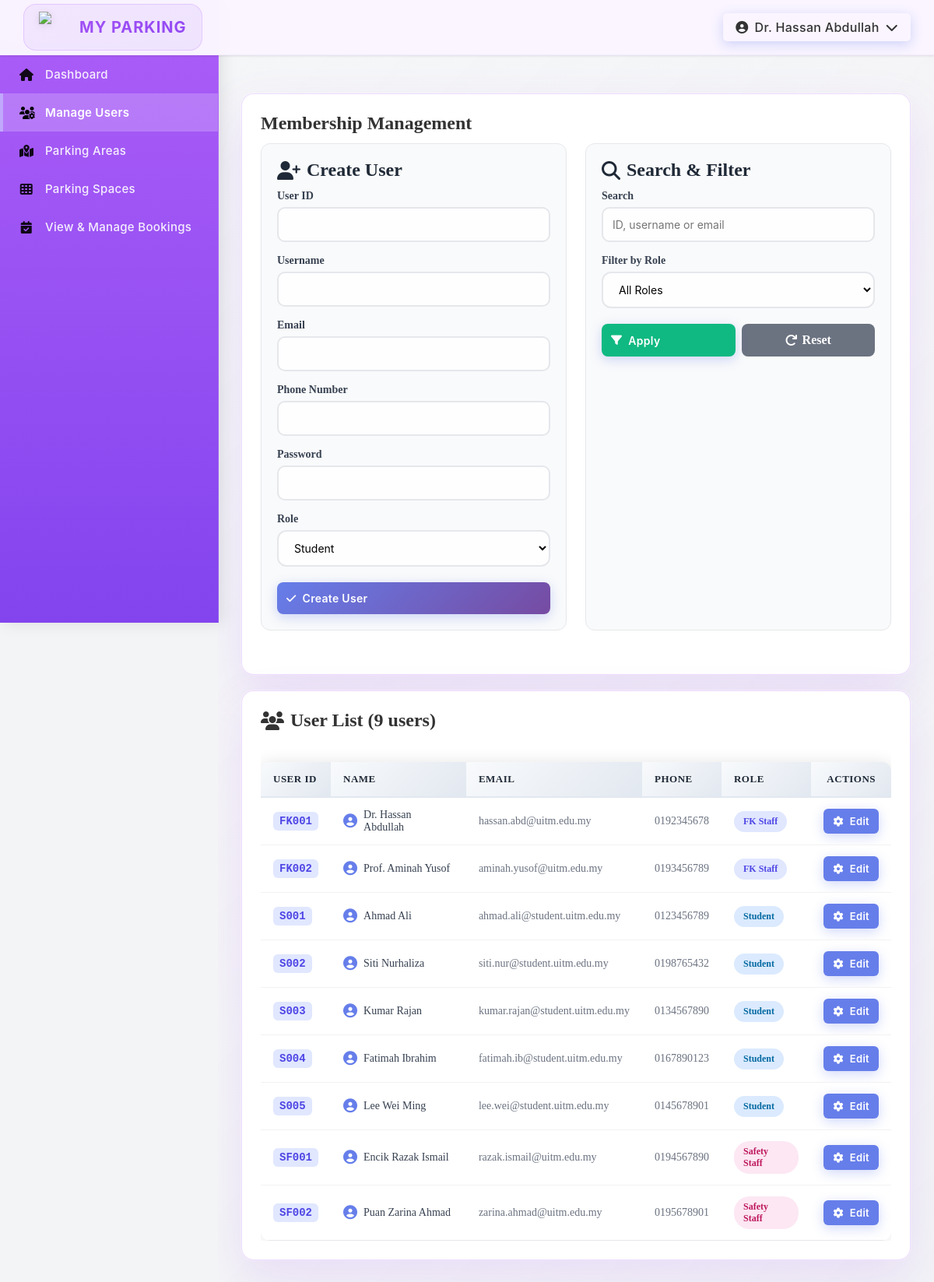
/module01/admin/users.php (signed in), run on the app's committed database.
### tables this page shows
CREATE TABLE User (
    user_ID VARCHAR(10) PRIMARY KEY,
    username VARCHAR(20) NOT NULL,
    email VARCHAR(50) NOT NULL,
    phone_number VARCHAR(20) NULL,
    password VARCHAR(255) NOT NULL,
    user_type VARCHAR(20) NOT NULL,
    reset_token_hash VARCHAR(255) NULL,
    reset_expires_at DATETIME NULL,
    created_at DATETIME NOT NULL DEFAULT CURRENT_TIMESTAMP,
    updated_at DATETIME NOT NULL DEFAULT CURRENT_TIMESTAMP ON UPDATE CURRENT_TIMESTAMP
);

### module01/admin/users.php (the view, shortened to what the rows shown need)
<?php
require_once __DIR__ . '/../auth.php';
require_once __DIR__ . '/../../layout.php';
require_once __DIR__ . '/../../database/db_config.php';
$filterRole = $_GET['role'] ?? '';
$search = trim($_GET['search'] ?? '');
$users = getUsers([
    'user_type' => $filterRole ?: null,
    'search' => $search ?: null,
]);
renderHeader('Membership Management');
?>
<div class="card">
    <h2>Membership Management</h2>
</div>
<div class="card">
    <div style="display: flex; align-items: center; justify-content: space-between; margin-bottom: 20px;">
        <h2 style="margin: 0; display: flex; align-items: center; gap: 8px;">
            <i class="fas fa-users"></i> User List (<?php echo count($users); ?> users)
        </h2>
    </div>
    <?php if (empty($users)): ?>
        <div style="text-align: center; padding: 60px 20px; color: #6b7280;">
            <i class="fas fa-inbox" style="font-size: 48px; margin-bottom: 16px; opacity: 0.5;"></i>
            <p style="font-size: 16px; margin: 0;">No users found matching your criteria.</p>
        </div>
    <?php else: ?>
        <div style="overflow-x:auto;">
            <table style="width: 100%; border-collapse: collapse;">
                <thead>
                    <tr style="background: linear-gradient(135deg, #f3f4f6 0%, #e5e7eb 100%); border-bottom: 2px solid #d1d5db;">
                        <th style="padding: 14px 16px; text-align: left; font-weight: 700; color: #1f2937; font-size: 13px; text-transform: uppercase; letter-spacing: 0.5px;">User ID</th>
                        <th style="padding: 14px 16px; text-align: left; font-weight: 700; color: #1f2937; font-size: 13px; text-transform: uppercase; letter-spacing: 0.5px;">Name</th>
                        <th style="padding: 14px 16px; text-align: left; font-weight: 700; color: #1f2937; font-size: 13px; text-transform: uppercase; letter-spacing: 0.5px;">Email</th>
                        <th style="padding: 14px 16px; text-align: left; font-weight: 700; color: #1f2937; font-size: 13px; text-transform: uppercase; letter-spacing: 0.5px;">Phone</th>
                        <th style="padding: 14px 16px; text-align: left; font-weight: 700; color: #1f2937; font-size: 13px; text-transform: uppercase; letter-spacing: 0.5px;">Role</th>
                        <th style="padding: 14px 16px; text-align: center; font-weight: 700; color: #1f2937; font-size: 13px; text-transform: uppercase; letter-spacing: 0.5px;">Actions</th>
                    </tr>
                </thead>
                <tbody>
                    <?php foreach ($users as $user): ?>
                        <tr style="border-bottom: 1px solid #e5e7eb; transition: background 0.2s;">
                            <td style="padding: 14px 16px; color: #1f2937; font-weight: 600; font-size: 14px;">
                                <span style="background: #e0e7ff; color: #4f46e5; padding: 4px 8px; border-radius: 6px; font-family: monospace;">
                                    <?php echo htmlspecialchars($user['user_ID']); ?>
                                </span>
                            </td>
                            <td style="padding: 14px 16px; color: #374151; font-size: 14px;">
                                <div style="display: flex; align-items: center; gap: 8px;">
                                    <i class="fas fa-user-circle" style="color: #667eea; font-size: 18px;"></i>
                                    <?php echo htmlspecialchars($user['username']); ?>
                                </div>
                            </td>
                            <td style="padding: 14px 16px; color: #6b7280; font-size: 14px;"><?php echo htmlspecialchars($user['email']); ?></td>
                            <td style="padding: 14px 16px; color: #6b7280; font-size: 14px;"><?php echo htmlspecialchars($user['phone_number'] ?? '—'); ?></td>
                            <td style="padding: 14px 16px;">
                                <?php
                                $roleColor = match($user['user_type']) {
                                    'student' => '#dbeafe',
                                    'fk_staff' => '#e0e7ff',
                                    'safety_staff' => '#fce7f3',
                                    default => '#f3f4f6'
                                };
                                $roleTextColor = match($user['user_type']) {
                                    'student' => '#0369a1',
                                    'fk_staff' => '#4f46e5',
                                    'safety_staff' => '#be185d',
                                    default => '#6b7280'
                                };
                                $roleLabel = match($user['user_type']) {
                                    'student' => 'Student',
                                    'fk_staff' => 'FK Staff',
                                    'safety_staff' => 'Safety Staff',
                                    default => $user['user_type']
                                };
                                ?>
                                <span style="background: <?php echo $roleColor; ?>; color: <?php echo $roleTextColor; ?>; padding: 6px 12px; border-radius: 20px; font-weight: 600; font-size: 12px; display: inline-block;">
                                    <?php echo $roleLabel; ?>
                                </span>
                            </td>
                            <td style="padding: 14px 16px; text-align: center;">
                                <button type="button" onclick="openEditModal('<?php echo htmlspecialchars($user['user_ID']); ?>')" style="padding: 8px 12px; background: #667eea; color: white; border: none; border-radius: 6px; font-weight: 600; font-size: 13px; cursor: pointer; transition: all 0.2s;">
                                    <i class="fas fa-cog"></i> Edit
                                </button>
                            </td>
                        </tr>
                    <?php endforeach; ?>
                </tbody>
            </table>
        </div>
    </div>
    <?php endif; ?>
<?php renderFooter(); ?>

### layout.php (shortened to what the rows shown need)
<?php
require_once __DIR__ . '/module01/auth.php';
function renderHeader($title = 'MyParking') {
    $user = currentUser();
    $role = $user['user_type'] ?? '';
    $bodyClass = '';
    if ($role === 'student') {
        $bodyClass = 'user-theme';
    } elseif ($role === 'fk_staff') {
        $bodyClass = 'admin-theme';
    } elseif ($role === 'safety_staff') {
        $bodyClass = 'staff-theme';
    }
    ?>
    <!DOCTYPE html>
    <html lang="en">
    <head>
        <link rel="stylesheet" href="https://cdnjs.cloudflare.com/ajax/libs/font-awesome/6.4.2/css/all.min.css">
        <link rel="stylesheet" href="<?php echo APP_BASE_PATH . '/fonts/style.css'; ?>">
        <link rel="stylesheet" href="<?php echo APP_BASE_PATH . '/module01/module01.css'; ?>">
    </head>
    <body class="<?php echo htmlspecialchars($bodyClass); ?>">
        <div class="top-header">
            <div class="header-right">
                <?php if (!empty($user['username'])): ?>
                    <div class="user-dropdown">
                        <button class="dropdown-toggle" type="button" id="userDropdownBtn">
                            <i class="fas fa-user-circle"></i>
                            <span><?php echo htmlspecialchars($user['username']); ?></span>
                            <i class="fas fa-chevron-down"></i>
                        </button>
                    </div>
                <?php endif; ?>
            </div>
        </div>
        <main class="main-content">
    <?php
}
function renderFooter() {
    ?>
        </main>
    </body>
    </html>
    <?php
}
?>

### data on the page
user: username "Dr. Hassan Abdullah", user_ID "FK001", email "hassan.abd@uitm.edu.my", phone_number "0192345678", user_type "FK Staff"
user: user_ID "FK002", username "Prof. Aminah Yusof", email "aminah.yusof@uitm.edu.my", phone_number "0193456789", user_type "FK Staff"
user: user_ID "S001", username "Ahmad Ali", email "ahmad.ali@student.uitm.edu.my", phone_number "0123456789", user_type "Student"
user: user_ID "S002", username "Siti Nurhaliza", email "siti.nur@student.uitm.edu.my", phone_number "0198765432", user_type "Student"
user: user_ID "S003", username "Kumar Rajan", email "kumar.rajan@student.uitm.edu.my", phone_number "0134567890", user_type "Student"
user: user_ID "S004", username "Fatimah Ibrahim", email "fatimah.ib@student.uitm.edu.my", phone_number "0167890123", user_type "Student"
user: user_ID "S005", username "Lee Wei Ming", email "lee.wei@student.uitm.edu.my", phone_number "0145678901", user_type "Student"
user: user_ID "SF001", username "Encik Razak Ismail", email "razak.ismail@uitm.edu.my", phone_number "0194567890", user_type "Safety Staff"
user: user_ID "SF002", username "Puan Zarina Ahmad", email "zarina.ahmad@uitm.edu.my", phone_number "0195678901", user_type "Safety Staff"

### other printed values
count($users) "9"
